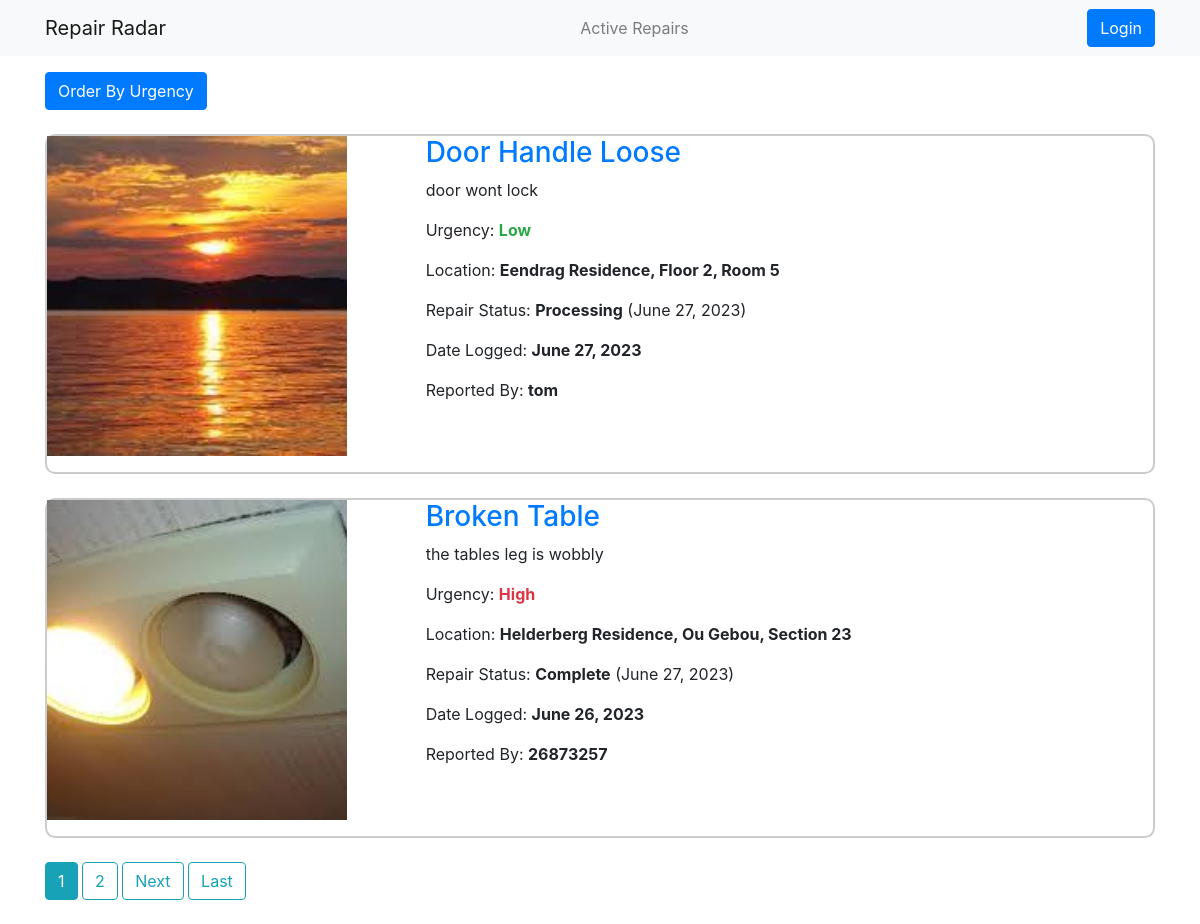
/, run on an earlier commit of the app's database.
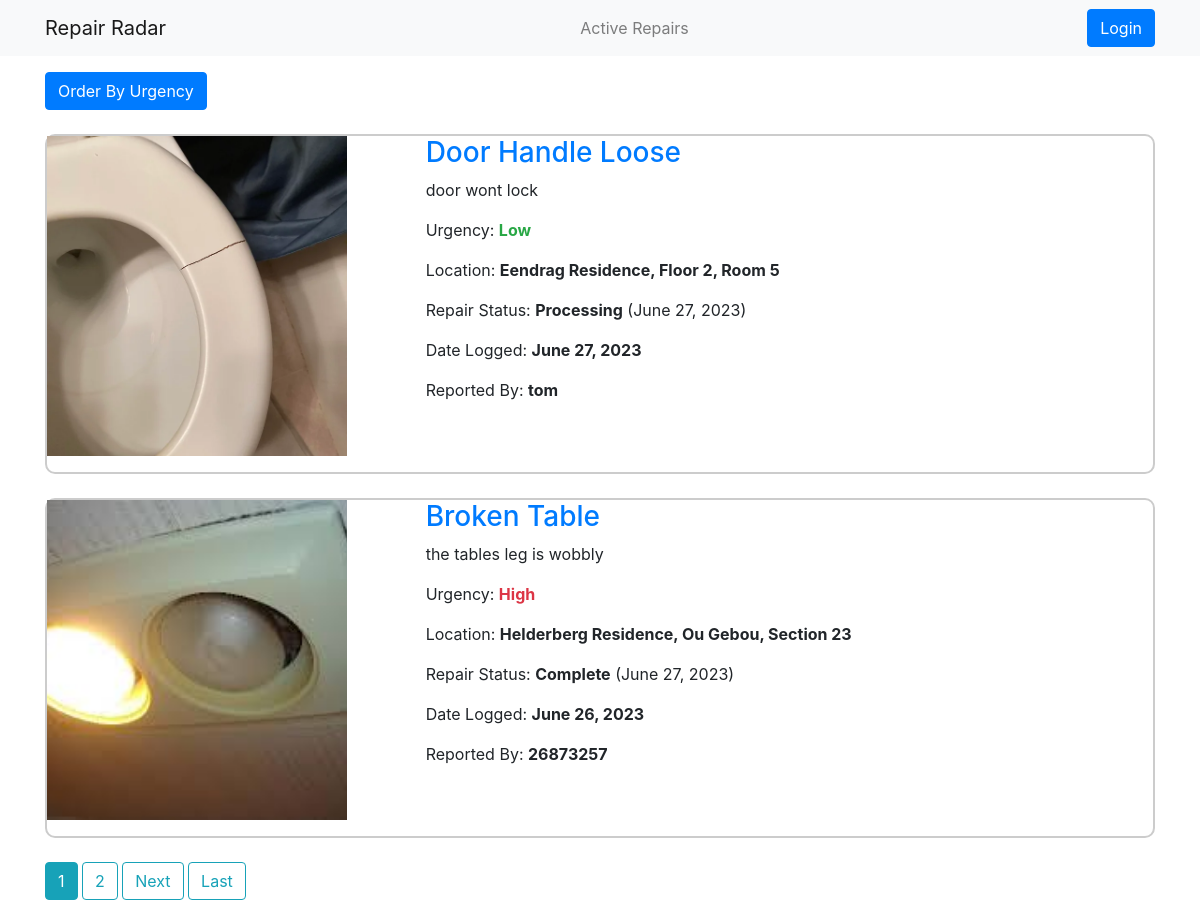
And on a later commit of the database.
### repairadar_app/models.py (models this page shows, shortened)
class Repair(models.Model):
    status_choices = [
        ('Submitted', 'Submitted'),
        ('Processing', 'Processing'),
        ('Under Review', 'Under Review'),
        ('Waiting For Parts', 'Waiting For Parts'),
        ('Complete', 'Complete'),
    ]
    urgency_choices = [
        ('Low', 'Low'),
        ('Medium', 'Medium'),
        ('High', 'High')
    ]
    suNumber = models.ForeignKey(User, on_delete=models.CASCADE, verbose_name="Student Number")
    repairTitle = models.CharField(max_length=100, verbose_name='Issue Title')
    repairDescription = models.TextField(verbose_name='Issue Description')
    repairStatus = models.CharField(max_length=20, default='SUB', verbose_name='Issue Status', choices=status_choices)
    repairLocation = models.CharField(max_length=100, verbose_name='Issue Location')
    dateLastModified = models.DateField(default = timezone.now)
    dateLogged = models.DateField(default = timezone.now)
    repairImage = models.ImageField(upload_to='repair_images', blank=True, verbose_name='Issue Evidence', default='default.jpg')
    repairUrgency = models.CharField(max_length=20, default='Low', verbose_name='Issue Urgency', choices=urgency_choices)

### repairadar_app/views.py (the view)
# urls.py: path('', RepairListView.as_view(), name='repairadar-home'),
class RepairListView(ListView):
    model = Repair
    template_name = 'repairadar_app/home.html'
    context_object_name = 'repairs'
    ordering = ['-dateLogged']
    paginate_by = 2

### repairadar_app/templates/repairadar_app/home.html (shortened to what this page needs)
{% extends "repairadar_app/base.html" %}
{% block content %}
<form method="GET" action="{% url 'order-by-urgency' %}">
    <button type="submit" class="btn btn-primary mt-3">Order By Urgency</button>
</form>
    {% for repair in repairs %}
        <article class="post vt-post custom-border my-4">
            <div class="row">
                <div class="col-xs-12 col-sm-5 col-md-5 col-lg-4">
                        <div class="media">
                          <img class="account-img" src="{{ repair.repairImage.url }}">
                        </div>
                </div>
                <div class="col-xs-12 col-sm-7 col-md-7 col-lg-8">
                    <div class="caption">
                        <a href="{% url 'repair-detail' repair.id %}"><h3 class="md-heading">{{ repair.repairTitle }}</h3></a>
                        <p>{{ repair.repairDescription }}</p>
                        {% if repair.repairUrgency == 'Low' %}
                            <p>Urgency: <strong class="text-success">{{ repair.repairUrgency }}</strong></p>
                        {% elif repair.repairUrgency == 'Medium' %}
                            <p>Urgency: <strong class="text-warning">{{ repair.repairUrgency }}</strong></p>
                        {% else %}
                            <p>Urgency: <strong class="text-danger">{{ repair.repairUrgency }}</strong></p>
                        {% endif %}
                        <p>Location: <strong>{{ repair.repairLocation }}</strong></p>
                        <p>Repair Status: <strong>{{ repair.repairStatus }}</strong> ({{repair.dateLastModified|date:"F d, Y"}})</p>
                        <p>Date Logged: <strong>{{ repair.dateLogged }}</strong></p>
                        <p>Reported By: <strong>{{ repair.suNumber }}</strong></p>
                    </div>
                </div>
            </div>
        </article>
    {% endfor %}
    {% if is_paginated %}
      {% for num in page_obj.paginator.page_range %}
        {% if page_obj.number == num %}
          <a class="btn btn-info mb-4" href="?page={{ num }}">{{ num }}</a>
        {% elif num > page_obj.number|add:'-3' and num < page_obj.number|add:'3' %}
          <a class="btn btn-outline-info mb-4" href="?page={{ num }}">{{ num }}</a>
        {% endif %}
      {% endfor %}
      {% if page_obj.has_next %}
        <a class="btn btn-outline-info mb-4" href="?page={{ page_obj.next_page_number }}">Next</a>
        <a class="btn btn-outline-info mb-4" href="?page={{ page_obj.paginator.num_pages }}">Last</a>
      {% endif %}
    {% endif %}
{% endblock %}

What changed in the data, as far as the page shows it:
changed Repair "Door Handle Loose": repairImage: a different picture
